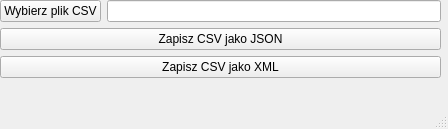
<?xml version="1.0" encoding="UTF-8"?>
<ui version="4.0">
 <class>MainWindow</class>
 <widget class="QMainWindow" name="MainWindow">
  <property name="geometry">
   <rect>
    <x>0</x>
    <y>0</y>
    <width>448</width>
    <height>129</height>
   </rect>
  </property>
  <property name="windowTitle">
   <string>MainWindow</string>
  </property>
  <widget class="QWidget" name="centralwidget">
   <widget class="QWidget" name="verticalLayoutWidget">
    <property name="geometry">
     <rect>
      <x>0</x>
      <y>0</y>
      <width>441</width>
      <height>80</height>
     </rect>
    </property>
    <layout class="QVBoxLayout" name="verticalLayout">
     <item>
      <layout class="QHBoxLayout" name="horizontalLayout">
       <item>
        <widget class="QPushButton" name="pushButton">
         <property name="text">
          <string>Wybierz plik CSV</string>
         </property>
        </widget>
       </item>
       <item>
        <widget class="QLineEdit" name="lineEdit"/>
       </item>
      </layout>
     </item>
     <item>
      <widget class="QPushButton" name="pushButton_3">
       <property name="text">
        <string>Zapisz CSV jako JSON</string>
       </property>
      </widget>
     </item>
     <item>
      <widget class="QPushButton" name="pushButton_2">
       <property name="text">
        <string>Zapisz CSV jako XML</string>
       </property>
      </widget>
     </item>
    </layout>
   </widget>
  </widget>
  <widget class="QMenuBar" name="menubar">
   <property name="geometry">
    <rect>
     <x>0</x>
     <y>0</y>
     <width>448</width>
     <height>20</height>
    </rect>
   </property>
  </widget>
  <widget class="QStatusBar" name="statusbar"/>
 </widget>
 <resources/>
 <connections/>
</ui>
